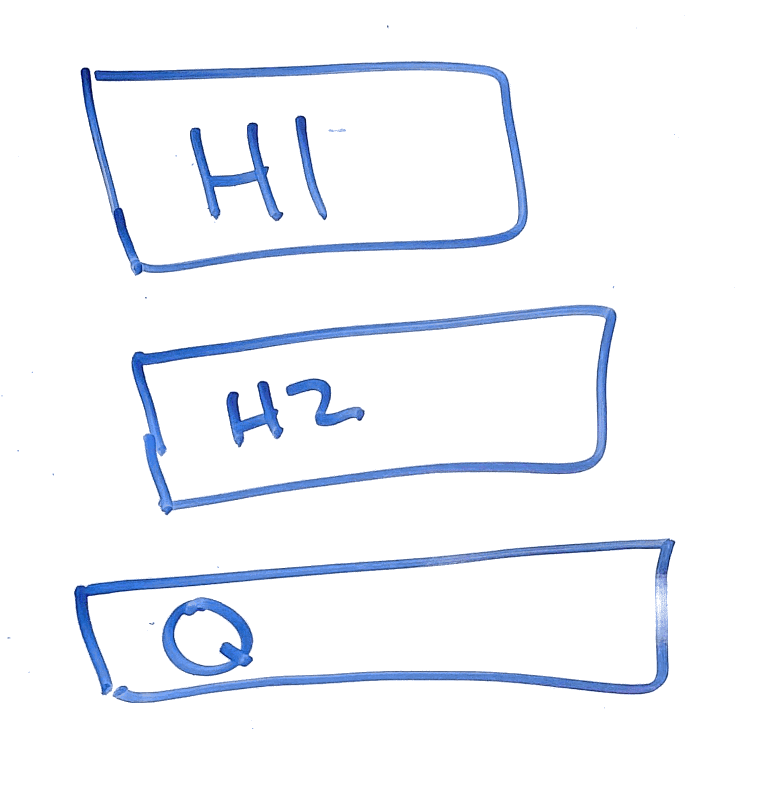
#> input picture Betty/test3.jpg, 1522 x 1610 px (shown at 1/2 size); the run also reads 1 picture not shown here
$ python main.py   (older library calls are emulated)
#> lines starting #> are read from the running program, lines starting #| are printed output that depends on the picture; after the words box and inside, x2 and y2 are one past the last pixel; in counts of white or black regions, pixels touching at a corner belong together
#> further down, img is the input picture: shape (1610, 1522, 3); mean B, G, R 250.4, 244.9, 241.9
### Betty/shape_detect1.py
import cv2
import numpy as np
#import scan
import os
#import myclarifai as nn
import json

import sys
import tensorflow as tf

os.environ['TF_CPP_MIN_LOG_LEVEL'] = '2'

#empty canvas to display rectangles on

#image to test
#img = cv2.imread('DRAWINGS/1.PNG')
#ori = img.copy()

# [5 lines left out: function readImg, not called in this run]

def preprocess(img):
  # [7 lines of commented-out code are left out]
  gray = cv2.cvtColor(img, cv2.COLOR_BGR2GRAY)
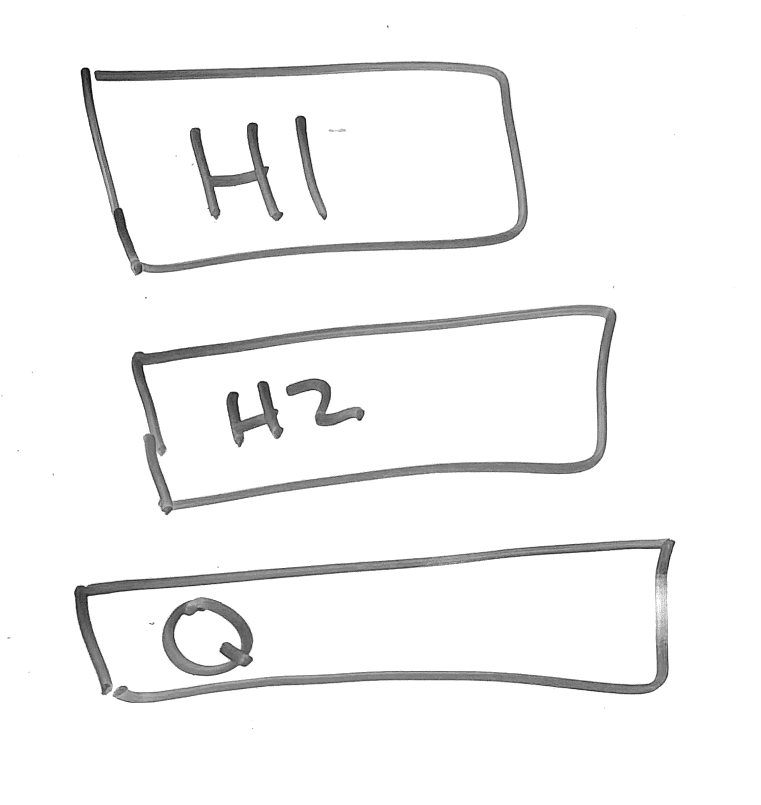
#> gray: shape (1610, 1522) (shown at 1/2 size); min 0, max 255, mean 244.6


  gradX = cv2.Sobel(gray, ddepth=cv2.CV_32F, dx=1, dy=0, ksize=-1)
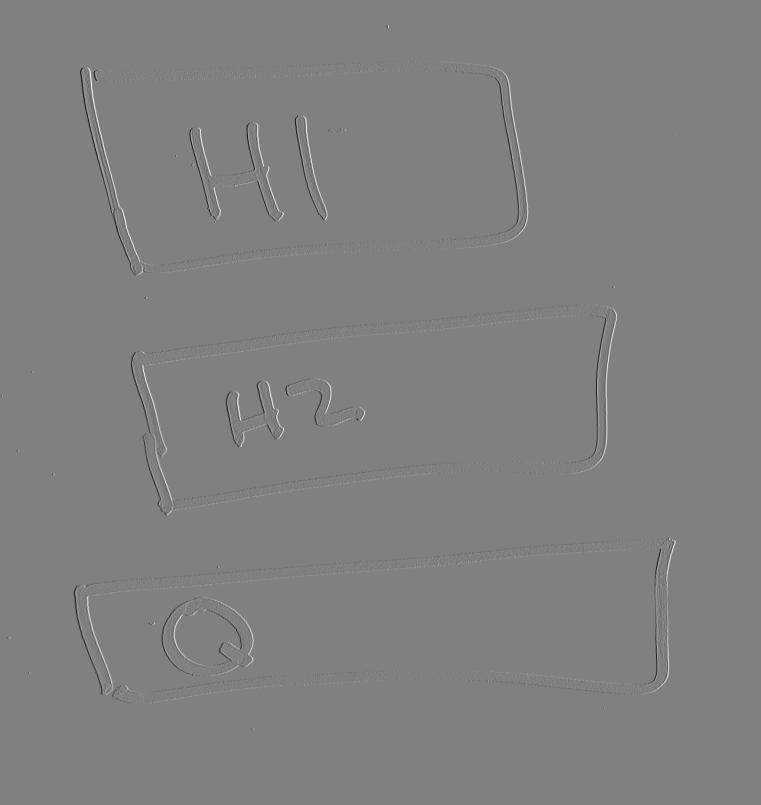
#> gradX: shape (1610, 1522) float32 (shown at 1/2 size); min -4008, max 3957, mean 0; drawn with min black and max white
  gradY = cv2.Sobel(gray, ddepth=cv2.CV_32F, dx=0, dy=1, ksize=-1)

  # subtract the y-gradient from the x-gradient
  gradient = cv2.subtract(gradX, gradY)
  gradient = cv2.convertScaleAbs(gradient)

  # blur and threshold the image
  #gradient = img
  blurred = cv2.blur(gradient, (9, 9))
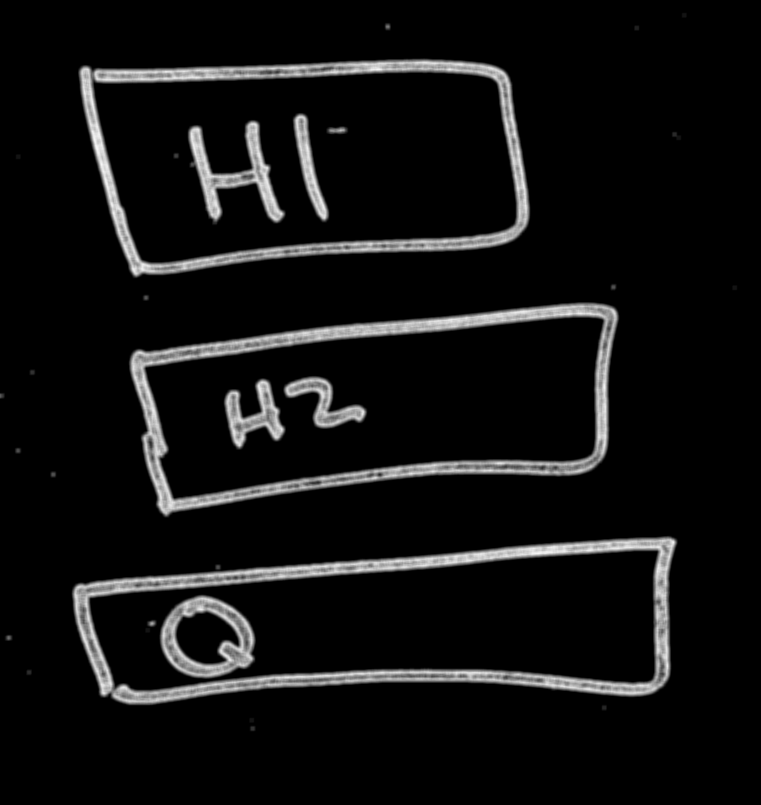
#> blurred: shape (1610, 1522) (shown at 1/2 size); min 0, max 250, mean 16.9
  (_, thresh) = cv2.threshold(blurred, 90, 255, cv2.THRESH_BINARY)
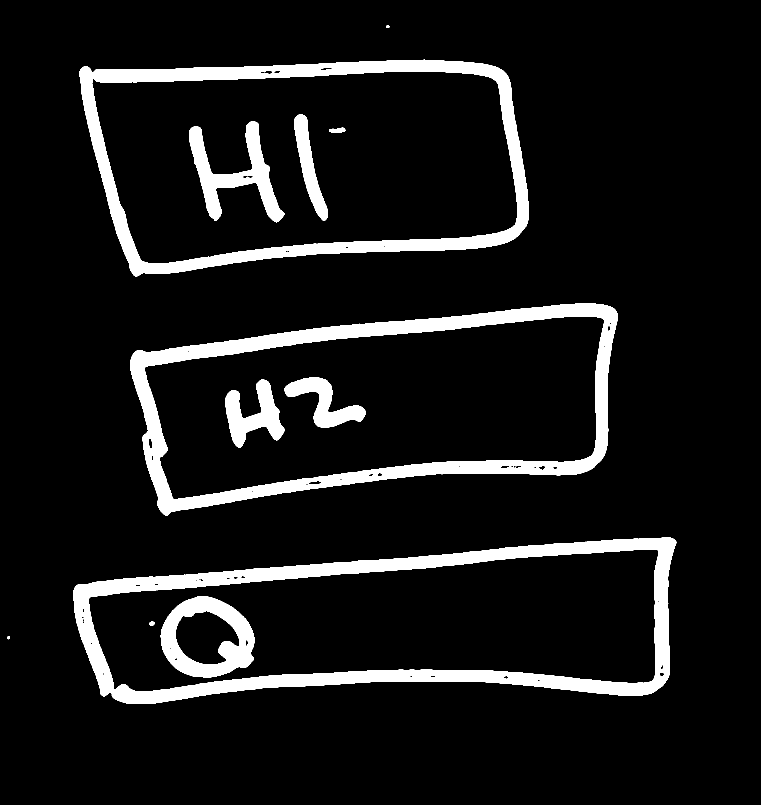
#> thresh: shape (1610, 1522) (shown at 1/2 size); 9.5% white; 12 white regions, largest, box (x1, y1, x2, y2) and area: (146, 1074, 1353, 1408) 69932, (261, 607, 1236, 1032) 61739, (159, 119, 1058, 553) 54197

#thresh = cv2.resize(thresh, (0,0), fx=3, fy=3)
#white = cv2.resize(white, (0,0), fx=3, fy=3)

  kernel = cv2.getStructuringElement(cv2.MORPH_RECT, (25, 25))
  closed = cv2.morphologyEx(thresh, cv2.MORPH_CLOSE, kernel)
#> closed: shape (1610, 1522); 9.8% white; 9 white regions, largest, box (x1, y1, x2, y2) and area: (146, 1074, 1353, 1408) 89515, (261, 607, 1236, 1032) 62862, (159, 119, 1058, 553) 54685

  closed = cv2.erode(closed, None, iterations=4)
#> closed: shape (1610, 1522); 6.5% white; 7 white regions, largest, box (x1, y1, x2, y2) and area: (150, 1079, 1347, 1404) 61928, (265, 611, 1231, 1025) 41256, (163, 124, 1054, 547) 34146
  closed = cv2.dilate(closed, None, iterations=4)
#> closed: shape (1610, 1522); 9.8% white; 7 white regions, largest, box (x1, y1, x2, y2) and area: (146, 1075, 1351, 1408) 89472, (261, 607, 1235, 1029) 62800, (159, 120, 1058, 551) 54666

  #clos = cv2.resize(closed, (0,0), fx=0.2, fy=0.2)
  return closed

#find the contour in the image
def contour(img):
  kernel = np.ones((5,5),np.uint8)
  erosion = cv2.erode(img,kernel,iterations = 2)
  kernel = np.ones((4,4),np.uint8)
  dilation = cv2.dilate(erosion,kernel,iterations = 2)
#> dilation: shape (1610, 1522); 9% white; 7 white regions, largest, box (x1, y1, x2, y2) and area: (148, 1077, 1351, 1408) 82610, (263, 609, 1235, 1029) 57414, (161, 122, 1058, 551) 49536

  edged = cv2.Canny(dilation, 30, 200)
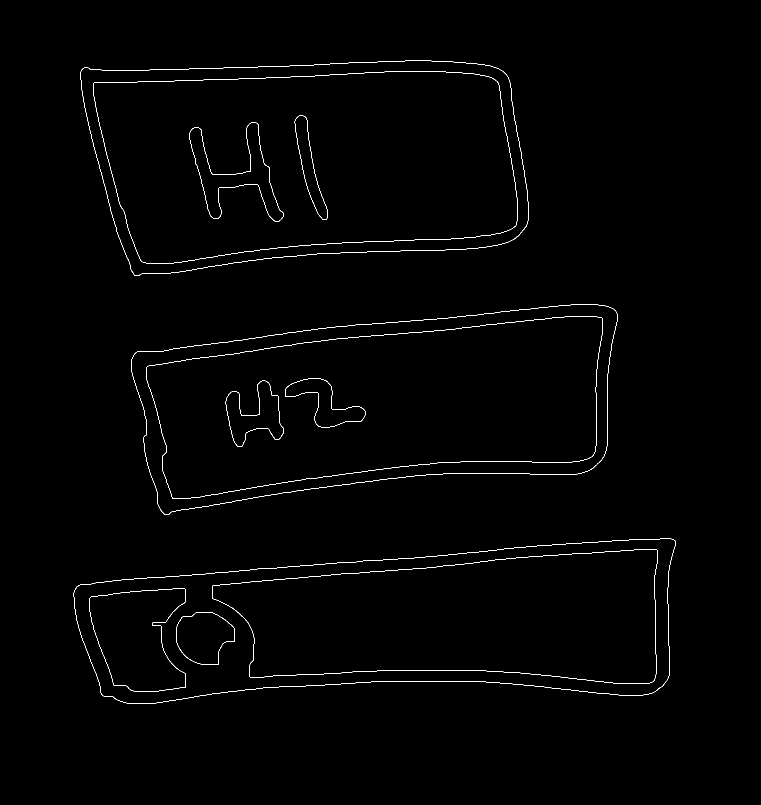
#> edged: shape (1610, 1522) (shown at 1/2 size); 0.74% white in thin lines or dots, all inside (x1, y1, x2, y2) = (147, 121, 1351, 1408)

  _, contours, hierarchy = cv2.findContours(edged, cv2.RETR_TREE, cv2.CHAIN_APPROX_SIMPLE)
#> contours = 24 contours; largest, box (x1, y1, x2, y2) and area: (160, 121, 1058, 551) 321210, (160, 121, 1058, 551) 321172, (147, 1076, 1351, 1408) 302242, (147, 1076, 1351, 1408) 302222, (262, 608, 1235, 1029) 298017
#> `img_contour = detector.contour(img_processed)`: img_contour has the same summary as contours in contour
  return contours

def rect_to_cut(contours):

  rects = [cv2.boundingRect(cnt) for cnt in contours]
#> rects = 24 items, first 6: (147, 1076, 1204, 332), (147, 1076, 1204, 332), (352, 1224, 117, 106), (352, 1224, 117, 106), (179, 1177, 193, 207), (179, 1177, 193, 207)
  rects = sorted(rects,key=lambda  x:x[1],reverse=True)
#> rects = 24 items, first 6: (352, 1224, 117, 106), (352, 1224, 117, 106), (179, 1177, 193, 207), (179, 1177, 193, 207), (424, 1099, 891, 268), (424, 1099, 891, 268)

  real = []
  for r1 in rects:
    x1,y1,w1,h1 = r1
    area = w1 * h1
    toAdd = True
    if area > 0:#101500:
        for r2 in real:
            x2,y2,w2,h2 = r2
            #check the exact the same one
            if x1==x2 and y1==y2:
                toAdd = False
        for r2 in rects:
            x2,y2,w2,h2 = r2
                #check if it was contained in the other
            right_x = x2 + w2
            low_y = y2 + h2
            if x2 < x1 and x1 < right_x:
                if y2 < y1 and y1 < low_y:
                    toAdd = False
        if toAdd:
            real.append(r1)
#> this loop made 24 passes
#> (x1, y1, w1, h1, area) on passes 1 to 12: (352, 1224, 117, 106, 12402), (352, 1224, 117, 106, 12402), (179, 1177, 193, 207, 39951), (179, 1177, 193, 207, 39951), (424, 1099, 891, 268, 238788), (424, 1099, 891, 268, 238788), (147, 1076, 1204, 332, 399728), (147, 1076, 1204, 332, 399728), (451, 761, 117, 133, 15561), (451, 761, 117, 133, 15561), (570, 756, 161, 99, 15939), (570, 756, 161, 99, 15939)
#> after the loop, real = [(147, 1076, 1204, 332), (262, 608, 973, 421), (160, 121, 898, 430)]
#> `img_rect = detector.rect_to_cut(img_contour)`: img_rect has the same summary as real in rect_to_cut
  return real

# [14 lines left out: function cut, not called in this run]

def cut_predict(img, real, num, white):
#> called with num = 1
  api_key = '24ba076ce08144c3833fa0d869823293'
  d = 0
  data = {}
  for rect in real:
    x,y,w,h = rect
    area = w * h
    if area > 101500:
      print(" " + str(x) + " " + str(y) + " " + str(w) + " " + str(h))
      cv2.rectangle(white, (x, y), (x+w, y+h), (255,0,0), 6)
      #Rect rect(x,y,w,h)
      image_cut = img.copy()
      crop_img = img[y:y+h, x:x+w]
      target = "pic" + str(num) + "_" + str(d) +".jpg"
      cv2.imwrite(target, crop_img)
      maxValue, maxId = nn.prediction(target,api_key)
      data[str(d)] = []
      data[str(d)].append({
        'x': x,
        'y':y,
        'width':w,
        'height':h,
        'kind':maxId,
      })
      d = d + 1
#> this loop made 1 pass
#|  147 1076 1204 332
#> pass 1, in cut_predict, `crop_img = img[y:y+h, x:x+w]`:
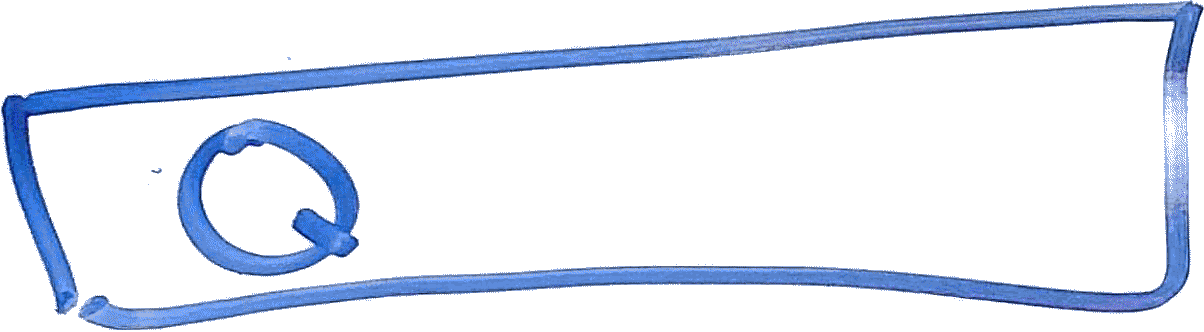
#> crop_img: shape (332, 1204, 3); mean B, G, R 245.2, 232.9, 226.2
#> after the loop:
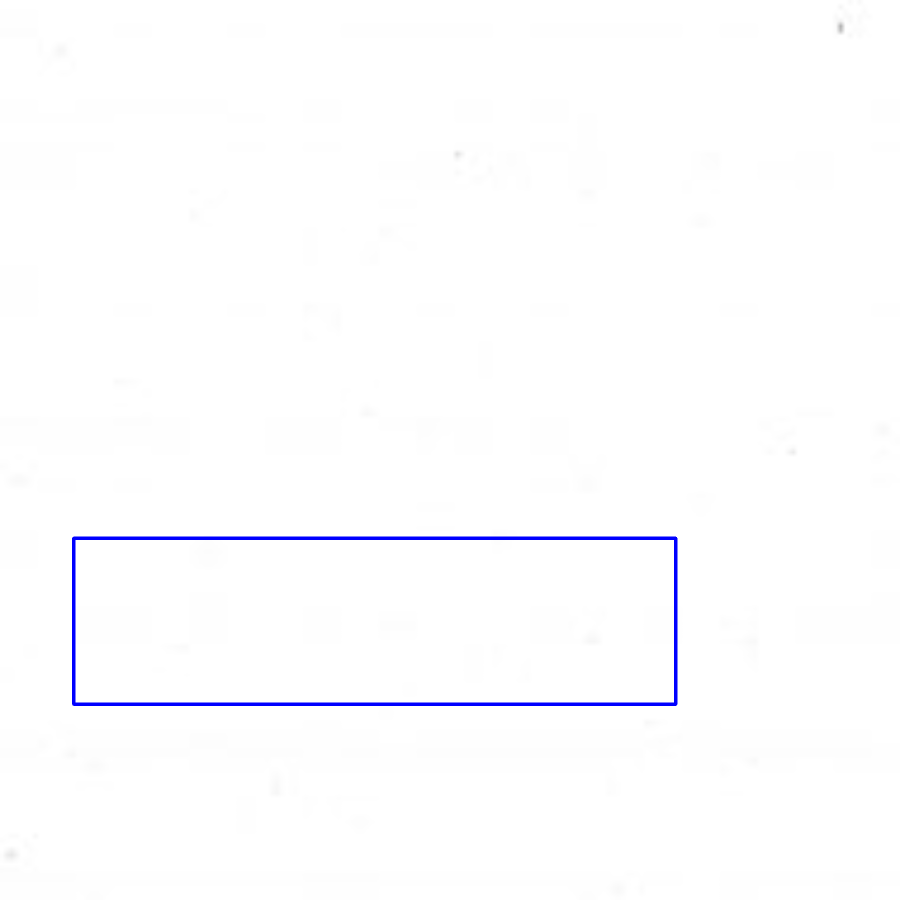
#> white: shape (1800, 1800, 3) (shown at 1/2 size); mean B, G, R 254.8, 253.1, 253.1
#> after the loop, d = 0; data = 0 items
  with open('data.json','w') as outfile:
    json.dump(data, outfile,indent=2)

# [88 lines left out: functions ml_cut_predict, process_prediction, not called in this run]

### Betty/main.py
import shape_detect1 as detector
import cv2

white = cv2.imread('white.jpg')
white = cv2.resize(white, (1800,1800))

img = cv2.imread('test3.jpg')
img_processed = detector.preprocess(img)
img_contour = detector.contour(img_processed)
img_rect = detector.rect_to_cut(img_contour)
#> (the run stopped early here; a loop or call above may not have finished)
